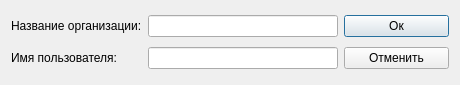
<?xml version="1.0" encoding="UTF-8"?>
<ui version="4.0">
 <class>AccountDialog</class>
 <widget class="QDialog" name="AccountDialog">
  <property name="windowModality">
   <enum>Qt::NonModal</enum>
  </property>
  <property name="geometry">
   <rect>
    <x>0</x>
    <y>0</y>
    <width>460</width>
    <height>85</height>
   </rect>
  </property>
  <property name="windowTitle">
   <string>Dialog</string>
  </property>
  <property name="modal">
   <bool>false</bool>
  </property>
  <layout class="QGridLayout" name="gridLayout">
   <item row="0" column="0">
    <layout class="QHBoxLayout" name="horizontalLayout_2">
     <item>
      <widget class="QLabel" name="label">
       <property name="text">
        <string>Название организации:</string>
       </property>
      </widget>
     </item>
     <item>
      <widget class="QLineEdit" name="lineEdit_Organization">
       <property name="sizePolicy">
        <sizepolicy hsizetype="Fixed" vsizetype="Fixed">
         <horstretch>0</horstretch>
         <verstretch>0</verstretch>
        </sizepolicy>
       </property>
       <property name="minimumSize">
        <size>
         <width>190</width>
         <height>0</height>
        </size>
       </property>
       <property name="maximumSize">
        <size>
         <width>16777215</width>
         <height>16777215</height>
        </size>
       </property>
      </widget>
     </item>
    </layout>
   </item>
   <item row="0" column="1">
    <widget class="QPushButton" name="pushButton_Ok">
     <property name="text">
      <string>Ок</string>
     </property>
    </widget>
   </item>
   <item row="1" column="0">
    <layout class="QHBoxLayout" name="horizontalLayout">
     <item>
      <widget class="QLabel" name="label_2">
       <property name="text">
        <string>Имя пользователя:</string>
       </property>
      </widget>
     </item>
     <item>
      <widget class="QLineEdit" name="lineEdit_Name">
       <property name="sizePolicy">
        <sizepolicy hsizetype="Fixed" vsizetype="Fixed">
         <horstretch>0</horstretch>
         <verstretch>0</verstretch>
        </sizepolicy>
       </property>
       <property name="minimumSize">
        <size>
         <width>190</width>
         <height>0</height>
        </size>
       </property>
      </widget>
     </item>
    </layout>
   </item>
   <item row="1" column="1">
    <widget class="QPushButton" name="pushButton_Cancel">
     <property name="text">
      <string>Отменить</string>
     </property>
    </widget>
   </item>
  </layout>
 </widget>
 <resources/>
 <connections/>
</ui>
